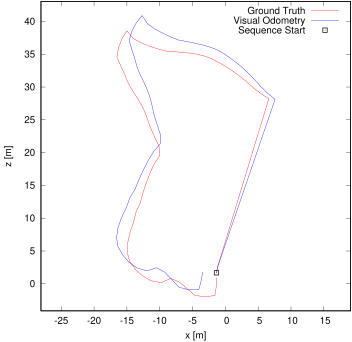

Generate this figure with gnuplot:
set term postscript eps enhanced color
set output "02.eps"
set size ratio -1
set xrange [-28.083370:19.086494]
set yrange [-4.126595:43.043270]
set xlabel "x [m]"
set ylabel "z [m]"
plot "02.txt" using 1:3 lc rgb "#FF0000" title 'Ground Truth' w lines,"02.txt" using 4:6 lc rgb "#0000FF" title 'Visual Odometry' w lines,"< head -1 02.txt" using 1:3 lc rgb "#000000" pt 4 ps 1 lw 2 title 'Sequence Start' w points
